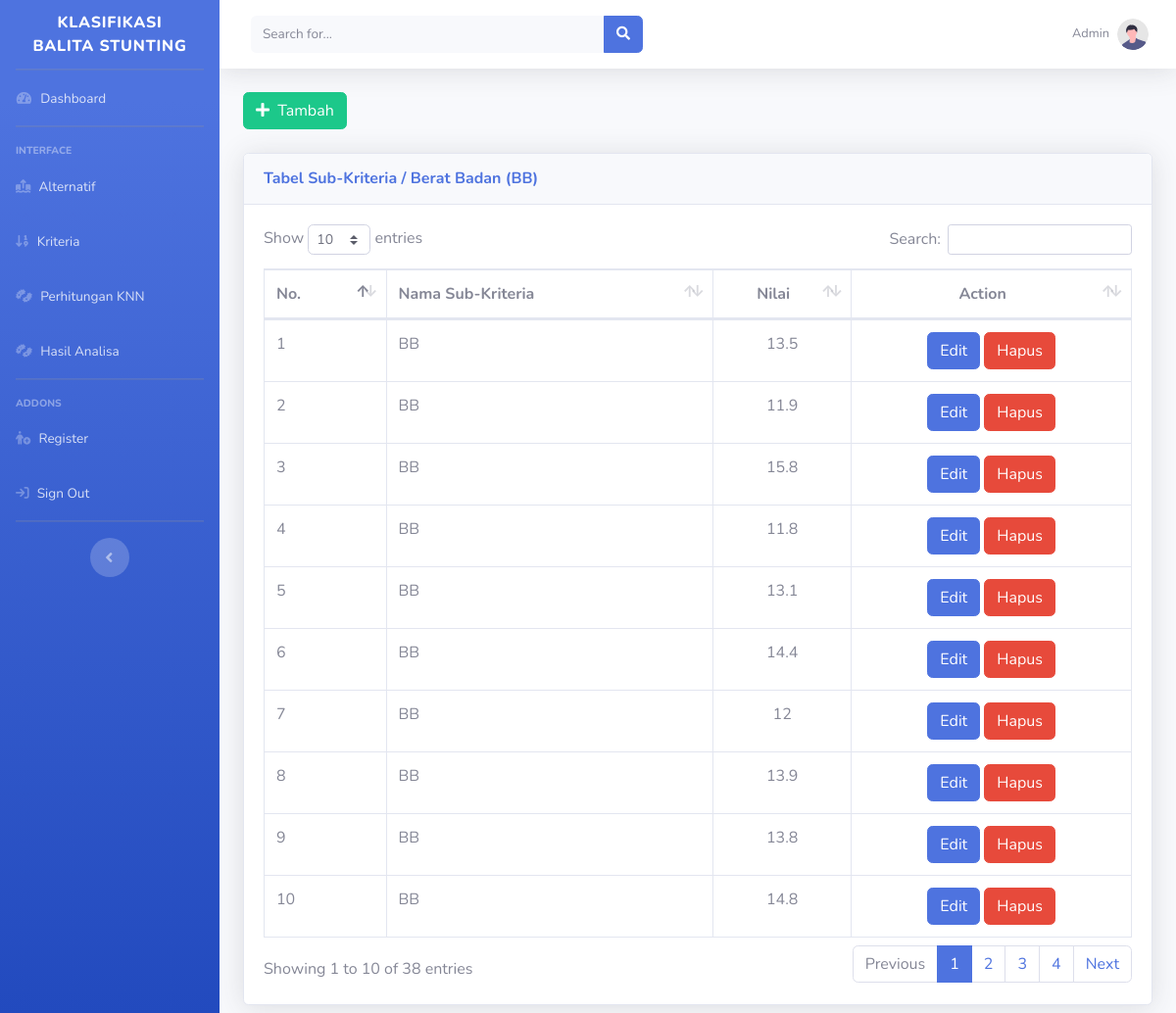
Page /admin/subkriteria.php?id_kriteria=K01 (signed in) on the committed database.
### tables this page shows
CREATE TABLE `tb_kriteria` (
  `id_kriteria` varchar(11) NOT NULL,
  `nama_kriteria` varchar(50) NOT NULL,
  `keterangan_kriteria` varchar(255) NOT NULL
);

CREATE TABLE `tb_subkriteria` (
  `id_subkriteria` varchar(50) NOT NULL,
  `nama_subkriteria` varchar(50) NOT NULL,
  `id_kriteria` varchar(50) NOT NULL,
  `nilai_subkriteria` varchar(50) NOT NULL
);

### admin/subkriteria.php (the view)
<?php
include 'header.php';
?>
<?php
$data = mysqli_query($db, "SELECT * FROM tb_kriteria WHERE id_kriteria='$_GET[id_kriteria]'");
$a = mysqli_fetch_array($data);
?>
<div>
    <a class="btn btn-success" href="subkriteriaaksi.php?aksi=tambah&id_kriteria=<?=$_GET['id_kriteria']?>"><i
            class="fa fa-plus" aria-hidden="true"></i>&nbsp
        Tambah</a>
</div>
<br>
<div class='card shadow mb-2'>
    <div class='card-header py-3'>
        <h6 class='m-0 font-weight-bold text-primary'>Tabel Sub-Kriteria / <a
                href="kriteria.php"><?=$a['nama_kriteria'];?></a></h6>
    </div>
    <div class='card-body'>
        <div class='table-responsive'>
            <table class='table table-bordered' id='dataTable' width='100%' cellspacing='0'>
                <thead>
                    <tr>
                        <th>No.</th>
                        <th>Nama Sub-Kriteria</th>
                        <th class="text-center">Nilai</th>
                        <th class="text-center">Action</th>
                    </tr>
                </thead>
                <tbody>
                    <?php
$data = mysqli_query($db, "SELECT * FROM tb_kriteria a INNER JOIN tb_subkriteria b ON a.id_kriteria = b.id_kriteria WHERE b.id_kriteria = '$_GET[id_kriteria]' ORDER BY b.id_subkriteria ASC");
$no = 1;
while ($a = mysqli_fetch_array($data)) {
    ?>
                    <tr>
                        <td><?=$no++;?></td>
                        <td><?=$a['nama_subkriteria'];?></td>
                        <td class="text-center"><?=$a['nilai_subkriteria'];?></td>
                        <td class="text-center">
                            <a href="subkriteriaaksi.php?id_kriteria=<?=$a['id_kriteria'];?>&id_subkriteria=<?=$a['id_subkriteria'];?>&aksi=ubah"
                                class="btn btn-primary">Edit</a>
                            <a href="subkriteriaproses.php?id_kriteria=<?=$a['id_kriteria'];?>&id_subkriteria=<?=$a['id_subkriteria'];?>&proses=proseshapus"
                                class="btn btn-danger">Hapus</a>
                        </td>
                    </tr>
                    <?php
}
?>
                </tbody>
            </table>
        </div>
    </div>
</div>
</div>
<?php
include 'footer.php';
?>

### rows in the picture
tb_kriteria: nama_kriteria "Berat Badan (BB)"
tb_subkriteria: nama_subkriteria "BB", nilai_subkriteria "13.5"
tb_subkriteria: nama_subkriteria "BB", nilai_subkriteria "11.9"
tb_subkriteria: nama_subkriteria "BB", nilai_subkriteria "15.8"
tb_subkriteria: nama_subkriteria "BB", nilai_subkriteria "11.8"
tb_subkriteria: nama_subkriteria "BB", nilai_subkriteria "13.1"
tb_subkriteria: nama_subkriteria "BB", nilai_subkriteria "14.4"
tb_subkriteria: nama_subkriteria "BB", nilai_subkriteria "12"
tb_subkriteria: nama_subkriteria "BB", nilai_subkriteria "13.9"
tb_subkriteria: nama_subkriteria "BB", nilai_subkriteria "13.8"
tb_subkriteria: nama_subkriteria "BB", nilai_subkriteria "14.8"
